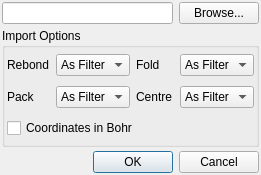
<ui version="4.0" >
 <class>LoadModelDialog</class>
 <widget class="QDialog" name="LoadModelDialog" >
  <property name="geometry" >
   <rect>
    <x>0</x>
    <y>0</y>
    <width>261</width>
    <height>175</height>
   </rect>
  </property>
  <property name="windowTitle" >
   <string>Load Model</string>
  </property>
  <property name="windowIcon" >
   <iconset resource="icons.qrc" >:/program/icons/aten.png</iconset>
  </property>
  <layout class="QVBoxLayout" >
   <property name="margin" >
    <number>2</number>
   </property>
   <property name="spacing" >
    <number>4</number>
   </property>
   <item>
    <layout class="QHBoxLayout" >
     <property name="margin" >
      <number>0</number>
     </property>
     <property name="spacing" >
      <number>6</number>
     </property>
     <item>
      <widget class="QLineEdit" name="LoadModelEdit" >
       <property name="text" >
        <string/>
       </property>
      </widget>
     </item>
     <item>
      <widget class="QPushButton" name="LoadModelBrowseButton" >
       <property name="text" >
        <string>Browse...</string>
       </property>
      </widget>
     </item>
    </layout>
   </item>
   <item>
    <widget class="QGroupBox" name="LoadModelOptionGroup" >
     <property name="title" >
      <string>Import Options</string>
     </property>
     <layout class="QHBoxLayout" >
      <property name="margin" >
       <number>2</number>
      </property>
      <property name="spacing" >
       <number>4</number>
      </property>
      <item>
       <layout class="QGridLayout" >
        <property name="margin" >
         <number>0</number>
        </property>
        <property name="spacing" >
         <number>6</number>
        </property>
        <item row="0" column="1" >
         <widget class="QComboBox" name="LoadModelRebondCombo" >
          <item>
           <property name="text" >
            <string>As Filter</string>
           </property>
          </item>
          <item>
           <property name="text" >
            <string>Prevent</string>
           </property>
          </item>
          <item>
           <property name="text" >
            <string>Force</string>
           </property>
          </item>
         </widget>
        </item>
        <item row="0" column="2" >
         <widget class="QLabel" name="FoldLabel" >
          <property name="text" >
           <string>Fold</string>
          </property>
         </widget>
        </item>
        <item row="0" column="0" >
         <widget class="QLabel" name="RebondLabel" >
          <property name="text" >
           <string>Rebond</string>
          </property>
         </widget>
        </item>
        <item row="0" column="3" >
         <widget class="QComboBox" name="LoadModelFoldCombo" >
          <item>
           <property name="text" >
            <string>As Filter</string>
           </property>
          </item>
          <item>
           <property name="text" >
            <string>Prevent</string>
           </property>
          </item>
          <item>
           <property name="text" >
            <string>Force</string>
           </property>
          </item>
         </widget>
        </item>
        <item row="1" column="2" >
         <widget class="QLabel" name="CentreLabel" >
          <property name="text" >
           <string>Centre</string>
          </property>
         </widget>
        </item>
        <item row="1" column="3" >
         <widget class="QComboBox" name="LoadModelCentreCombo" >
          <item>
           <property name="text" >
            <string>As Filter</string>
           </property>
          </item>
          <item>
           <property name="text" >
            <string>Prevent</string>
           </property>
          </item>
          <item>
           <property name="text" >
            <string>Force</string>
           </property>
          </item>
         </widget>
        </item>
        <item row="1" column="0" >
         <widget class="QLabel" name="PackLabel" >
          <property name="text" >
           <string>Pack</string>
          </property>
         </widget>
        </item>
        <item row="1" column="1" >
         <widget class="QComboBox" name="LoadModelPackCombo" >
          <item>
           <property name="text" >
            <string>As Filter</string>
           </property>
          </item>
          <item>
           <property name="text" >
            <string>Prevent</string>
           </property>
          </item>
          <item>
           <property name="text" >
            <string>Force</string>
           </property>
          </item>
         </widget>
        </item>
        <item row="2" column="0" colspan="3" >
         <widget class="QCheckBox" name="LoadModelBohrCheck" >
          <property name="text" >
           <string>Coordinates in Bohr</string>
          </property>
         </widget>
        </item>
       </layout>
      </item>
     </layout>
    </widget>
   </item>
   <item>
    <widget class="QDialogButtonBox" name="LoadModelButtonGroup" >
     <property name="orientation" >
      <enum>Qt::Horizontal</enum>
     </property>
     <property name="standardButtons" >
      <set>QDialogButtonBox::Cancel|QDialogButtonBox::NoButton|QDialogButtonBox::Ok</set>
     </property>
    </widget>
   </item>
  </layout>
 </widget>
 <resources>
  <include location="icons.qrc" />
 </resources>
 <connections>
  <connection>
   <sender>LoadModelButtonGroup</sender>
   <signal>accepted()</signal>
   <receiver>LoadModelDialog</receiver>
   <slot>accept()</slot>
   <hints>
    <hint type="sourcelabel" >
     <x>248</x>
     <y>254</y>
    </hint>
    <hint type="destinationlabel" >
     <x>157</x>
     <y>274</y>
    </hint>
   </hints>
  </connection>
  <connection>
   <sender>LoadModelButtonGroup</sender>
   <signal>rejected()</signal>
   <receiver>LoadModelDialog</receiver>
   <slot>reject()</slot>
   <hints>
    <hint type="sourcelabel" >
     <x>316</x>
     <y>260</y>
    </hint>
    <hint type="destinationlabel" >
     <x>286</x>
     <y>274</y>
    </hint>
   </hints>
  </connection>
 </connections>
</ui>
